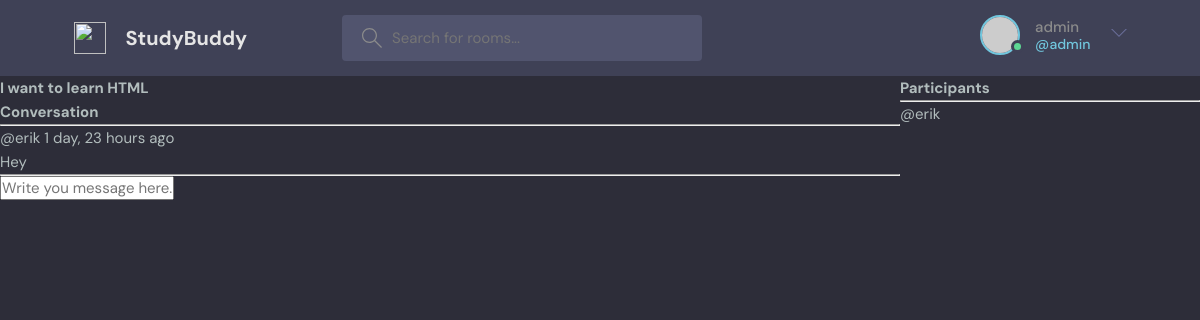
The app's page /room/3/ (signed in) with its own data.
### base/models.py (models this page shows, shortened)
class Room(models.Model):
    host = models.ForeignKey(User, on_delete=models.SET_NULL, null=True)
    topic = models.ForeignKey(Topic, on_delete=models.SET_NULL, null=True)
    name = models.CharField(max_length = 200)
    description = models.TextField(null = True, blank = True)
    participants = models.ManyToManyField(User, related_name='participants', blank=True)
    updated = models.DateTimeField(auto_now = True)
    created = models.DateTimeField(auto_now_add = True)
    class Meta:
        ordering = ['-updated', '-created']

class Message(models.Model):
    user = models.ForeignKey(User, on_delete=models.CASCADE)
    room = models.ForeignKey(Room, on_delete=models.CASCADE)
    body = models.TextField()
    updated = models.DateTimeField(auto_now = True)
    created = models.DateTimeField(auto_now_add = True)
    class Meta:
        ordering = ['-updated', '-created']

### base/views.py (the view, shortened to what this page needs)
# urls.py: path('room/<str:pk>/', views.room, name = "room"),
def room(request, pk):
    room = Room.objects.get(id=pk)
    room_messages = room.message_set.all().order_by('-created')
    participants = room.participants.all()
    context = {'room' : room,'room_messages' : room_messages,
               'participants' : participants}
    return render(request, 'base/room.html', context)

### base/templates/base/room.html (shortened to what this page needs)
{% extends 'main.html' %}
{% block content %}
<div class="room-container">
  <div>
    <h2>{{room.name}}</h2>
    <div class="comment-wrapper">
      <h3>Conversation</h3>
      <hr />
      {% for message in room_messages %}
      <div>
        <small>@{{message.user}} {{message.created|timesince}} ago</small>
        <p>{{message.body}}</p>
        <hr />
      </div>
      {% endfor %}
    </div>
    {% if request.user.is_authenticated %}
    <div class="comment-form">
      <form action="" method="POST">
        <input
          type="text"
          name="body"
          placeholder="Write you message here... "
        />
      </form>
    </div>
    {% endif %}
  </div>
  <div>
    <h3>Participants</h3>
    <hr />
    {% for user in participants %}
    <div>
      <p>@{{user.username}}</p>
    </div>
    {% endfor %}
  </div>
</div>
{% endblock content %}

### templates/navbar.html (shortened to what this page needs)
<header class="header header--loggedIn">
  <div class="container">
    <a href="{% url 'home' %}" class="header__logo">
      <img src="assets/logo.svg" />
      <h1>StudyBuddy</h1>
    </a>
    <form class="header__search" method="GET" action="{% url 'home' %}">
      <label>
        <input name="q" placeholder="Search for rooms..." />
      </label>
    </form>
    <nav class="header__menu">
      {% if request.user.is_authenticated %}
      <div class="header__user">
        <a href="profile.html">
          <div class="avatar avatar--medium active">
            <img src="https://randomuser.me/api/portraits/men/37.jpg" />
          </div>
          <p>
            {{request.user.username}} <span>@{{request.user.username}}</span>
          </p>
        </a>
        <button class="dropdown-button">
          <svg
            version="1.1"
            xmlns="http://www.w3.org/2000/svg"
            width="32"
            height="32"
            viewBox="0 0 32 32"
          >
            <title>chevron-down</title>
            <path d="M16 21l-13-13h-3l16 16 16-16h-3l-13 13z"></path>
          </svg>
        </button>
      </div>
      {% else %}
      <a href="{% url 'login' %}">
        <img src="./assets/avatar.svg" />
        <p>Login</p>
      </a>
      {% endif %}
    </nav>
  </div>
</header>

### static/styles/style.css (style rules this page uses)
:root { --color-main: #71c6dd; --color-main-light: #e1f6fb; --color-dark: #3f4156; --color-dark-medium: #51546e; --color-dark-light: #696d97; --color-light: #e5e5e5; --color-gray: #8b8b8b; --color-light-gray: #b2bdbd; --color-bg: #2d2d39; --color-success: #5dd693; --color-error: #fc4b0b; }
* { font-family: "DM Sans", -apple-system, BlinkMacSystemFont, "Segoe UI", Roboto, Oxygen, Ubuntu, Cantarell, "Open Sans", "Helvetica Neue", sans-serif; margin: 0; padding: 0; box-sizing: border-box; text-rendering: optimizeLegibility; font-size: inherit; }
html { font-size: 56.25%; }
@media only screen and (min-width: 1200px) { html { font-size: 62.5%; } }
body { line-height: 1.6; font-weight: 400; font-size: 1.5rem; color: var(--color-light-gray); background-color: var(--color-bg); min-height: 100vh; }
img { width: 100%; }
a { display: inline-block; color: var(--color-main); text-decoration: none; }
.container { max-width: 120rem; width: 90%; margin: auto; }
.avatar { position: relative; display: inline-block; border-radius: 50%; border: 2px solid var(--color-main); }
.avatar img { display: block; border-radius: 50%; object-fit: cover; object-position: center; }
.avatar::after { content: ""; display: block; position: absolute; background-color: var(--color-gray); z-index: 111; border-radius: 50%; border: 0.3rem solid var(--color-dark); }
.avatar.active::after { background-color: var(--color-success); }
.avatar.avatar--medium img { width: 3.6rem; height: 3.6rem; border-radius: 50%; }
.avatar.avatar--medium:after { width: 0.7rem; height: 0.7rem; bottom: 0px; right: -6px; }
.header { padding: 1.5rem; background-color: var(--color-dark); }
.header > .container { display: flex; gap: 9.5rem; }
.header__logo, .header__user { display: flex; gap: 2rem; align-items: center; }
.header__logo > img { height: 3.2rem; width: 3.2rem; }
.header__logo > h1 { font-weight: 700; font-size: 2rem; color: var(--color-light); }
.header__search > label { background-color: var(--color-dark-medium); padding: 1.3rem 1rem; display: flex; align-items: center; gap: 1rem; border-radius: 4px; }
.header__search svg { fill: var(--color-gray); width: 2rem; height: 2rem; margin-left: 1rem; }
.header__search input { width: 30rem; background: transparent; border: none; outline: none; color: var(--color-light); }
.header__menu { margin-left: auto; position: relative; }
.header__menu a { display: flex; gap: 1.5rem; align-items: center; font-weight: 500; text-decoration: none; color: var(--color-gray); }
.header__menu img { height: 3.6rem; }
.header__menu p { line-height: 1.2; }
.header__menu span { color: var(--color-main); font-weight: 500; font-size: 1.4rem; display: block; }
.header__menu svg { width: 1.6rem; height: 1.6rem; fill: var(--color-dark-light); }
.dropdown-button { background: transparent; border: 0; outline: 0; cursor: pointer; }

### base/templates/base/room.html (style rules this page uses)
.room-container { display: grid; grid-template-columns: 3fr 1fr; }

### records on screen
Room: name "I want to learn HTML"
Message: user "erik", created "1 day, 23 hours", body "Hey"

### other values on screen
{{ request.user.username }} "admin"
{{ user.username }} "erik"
